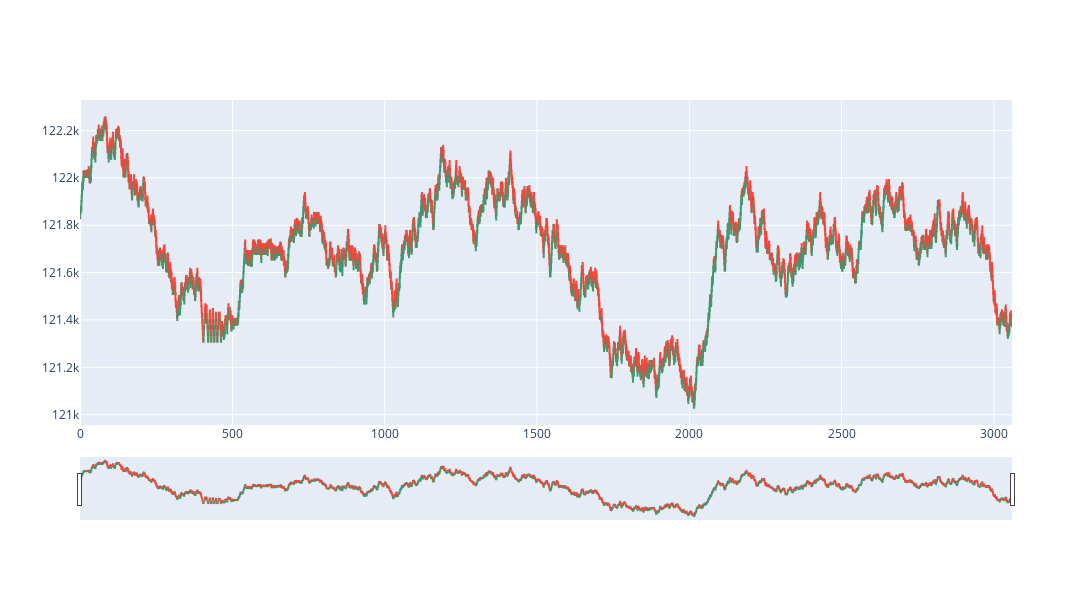

Write notebook code for a chart like this one.
### Code cell
fig = go.Figure(
    data=go.Ohlc(
        open=ohlc["open"],
        high=ohlc["high"],
        low=ohlc["low"],
        close=ohlc["close"],
    )
)

fig.update_layout(
    autosize=True,
    width=1500,
    height=600,
)

### Figure 1 — Plotly figure (JSON) as saved in the notebook; plotly's stock layout.template omitted (floating-point values rounded to 4 significant figures; data arrays with more than 128 entries replaced by an {"elided": "..."} marker saying what was removed)
{"data": [{"close": {"elided": "3060 int values"}, "high": {"elided": "3060 int values"}, "low": {"elided": "3060 int values"}, "open": {"elided": "3060 int values"}, "type": "ohlc"}], "layout": {"autosize": true, "height": 600, "width": 1500}}
